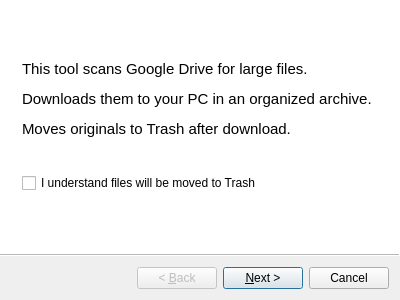
<?xml version="1.0" encoding="UTF-8"?>
<ui version="4.0">
 <class>Wizard</class>
 <widget class="QWizard" name="Wizard">
  <property name="geometry">
   <rect>
    <x>0</x>
    <y>0</y>
    <width>400</width>
    <height>300</height>
   </rect>
  </property>
  <property name="windowTitle">
   <string>Drive Archive Setup</string>
  </property>
  <property name="wizardStyle">
   <enum>QWizard::WizardStyle::ModernStyle</enum>
  </property>
  <widget class="QWizardPage" name="pageWelcome">
   <widget class="QWidget" name="verticalLayoutWidget">
    <property name="geometry">
     <rect>
      <x>20</x>
      <y>30</y>
      <width>371</width>
      <height>161</height>
     </rect>
    </property>
    <layout class="QVBoxLayout" name="verticalLayout">
     <item>
      <widget class="QLabel" name="label">
       <property name="text">
        <string>&lt;html&gt;&lt;head/&gt;&lt;body&gt;&lt;p&gt;&lt;span style=&quot; font-size:11pt;&quot;&gt;This tool scans Google Drive for large files.&lt;/span&gt;&lt;/p&gt;&lt;p&gt;&lt;span style=&quot; font-size:11pt;&quot;&gt;Downloads them to your PC in an organized archive.&lt;/span&gt;&lt;/p&gt;&lt;p&gt;&lt;span style=&quot; font-size:11pt;&quot;&gt;Moves originals to Trash after download.&lt;/span&gt;&lt;/p&gt;&lt;/body&gt;&lt;/html&gt;</string>
       </property>
       <property name="textFormat">
        <enum>Qt::TextFormat::RichText</enum>
       </property>
       <property name="wordWrap">
        <bool>true</bool>
       </property>
      </widget>
     </item>
     <item>
      <widget class="QCheckBox" name="chkUnderstandTrash">
       <property name="text">
        <string extracomment="Dry Run safety">I understand files will be moved to Trash</string>
       </property>
      </widget>
     </item>
    </layout>
   </widget>
  </widget>
  <widget class="QWizardPage" name="pageConnect">
   <widget class="QWidget" name="verticalLayoutWidget_2">
    <property name="geometry">
     <rect>
      <x>20</x>
      <y>20</y>
      <width>361</width>
      <height>161</height>
     </rect>
    </property>
    <layout class="QVBoxLayout" name="verticalLayout_2">
     <item>
      <widget class="QGroupBox" name="groupBox">
       <property name="title">
        <string>Google Drive Account</string>
       </property>
       <widget class="QPushButton" name="btnConnectDrive">
        <property name="geometry">
         <rect>
          <x>50</x>
          <y>30</y>
          <width>271</width>
          <height>26</height>
         </rect>
        </property>
        <property name="text">
         <string>Connect Google Drive</string>
        </property>
       </widget>
       <widget class="QLabel" name="lblConnectStatus">
        <property name="geometry">
         <rect>
          <x>38</x>
          <y>80</y>
          <width>291</width>
          <height>20</height>
         </rect>
        </property>
        <property name="text">
         <string>You must connect before continuing</string>
        </property>
       </widget>
      </widget>
     </item>
    </layout>
   </widget>
  </widget>
  <widget class="QWizardPage" name="pageArchiveFolder">
   <widget class="QWidget" name="verticalLayoutWidget_3">
    <property name="geometry">
     <rect>
      <x>30</x>
      <y>30</y>
      <width>341</width>
      <height>161</height>
     </rect>
    </property>
    <layout class="QVBoxLayout" name="verticalLayout_3">
     <item>
      <widget class="QLineEdit" name="txtArchiveFolder">
       <property name="mouseTracking">
        <bool>false</bool>
       </property>
       <property name="focusPolicy">
        <enum>Qt::FocusPolicy::NoFocus</enum>
       </property>
       <property name="acceptDrops">
        <bool>false</bool>
       </property>
       <property name="readOnly">
        <bool>true</bool>
       </property>
       <property name="placeholderText">
        <string>C:\</string>
       </property>
      </widget>
     </item>
     <item>
      <widget class="QPushButton" name="btnBrowseArchive">
       <property name="text">
        <string>Browse...</string>
       </property>
      </widget>
     </item>
     <item>
      <widget class="QLabel" name="lblDiskFree">
       <property name="text">
        <string>💾 Free space: --</string>
       </property>
      </widget>
     </item>
    </layout>
   </widget>
  </widget>
  <widget class="QWizardPage" name="pageRules">
   <widget class="QWidget" name="verticalLayoutWidget_4">
    <property name="geometry">
     <rect>
      <x>10</x>
      <y>30</y>
      <width>371</width>
      <height>164</height>
     </rect>
    </property>
    <layout class="QVBoxLayout" name="verticalLayout_4">
     <item>
      <layout class="QHBoxLayout" name="horizontalLayout" stretch="1,0">
       <property name="bottomMargin">
        <number>20</number>
       </property>
       <item>
        <widget class="QSpinBox" name="spinMinSize">
         <property name="sizePolicy">
          <sizepolicy hsizetype="Preferred" vsizetype="Preferred">
           <horstretch>0</horstretch>
           <verstretch>0</verstretch>
          </sizepolicy>
         </property>
         <property name="font">
          <font>
           <pointsize>12</pointsize>
           <bold>true</bold>
          </font>
         </property>
         <property name="suffix">
          <string/>
         </property>
         <property name="minimum">
          <number>10</number>
         </property>
         <property name="maximum">
          <number>102400</number>
         </property>
         <property name="value">
          <number>200</number>
         </property>
        </widget>
       </item>
       <item>
        <widget class="QLabel" name="label_2">
         <property name="sizePolicy">
          <sizepolicy hsizetype="Minimum" vsizetype="Preferred">
           <horstretch>0</horstretch>
           <verstretch>0</verstretch>
          </sizepolicy>
         </property>
         <property name="font">
          <font>
           <pointsize>12</pointsize>
           <bold>true</bold>
          </font>
         </property>
         <property name="text">
          <string>MB</string>
         </property>
         <property name="alignment">
          <set>Qt::AlignmentFlag::AlignCenter</set>
         </property>
        </widget>
       </item>
      </layout>
     </item>
     <item>
      <widget class="QCheckBox" name="chkDryRun">
       <property name="focusPolicy">
        <enum>Qt::FocusPolicy::NoFocus</enum>
       </property>
       <property name="text">
        <string>Dry run first (recommended)</string>
       </property>
       <property name="checked">
        <bool>true</bool>
       </property>
      </widget>
     </item>
     <item>
      <widget class="QCheckBox" name="chkTrashAfter">
       <property name="text">
        <string>Move originals to Trash after download</string>
       </property>
       <property name="checked">
        <bool>true</bool>
       </property>
      </widget>
     </item>
    </layout>
   </widget>
  </widget>
 </widget>
 <resources/>
 <connections/>
</ui>
